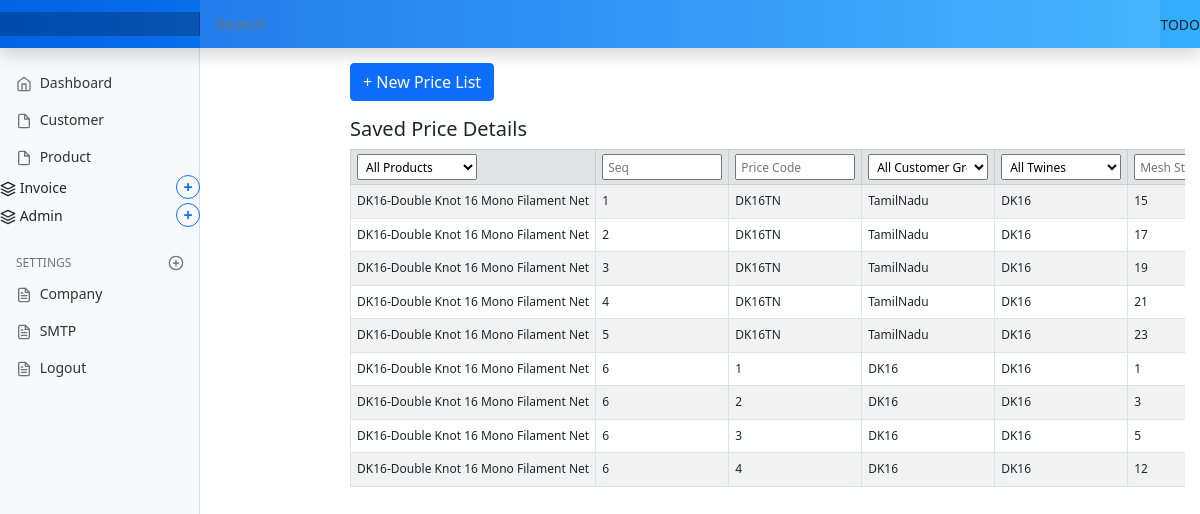
The page /invoice/price-list/add/ on the database as committed earlier.
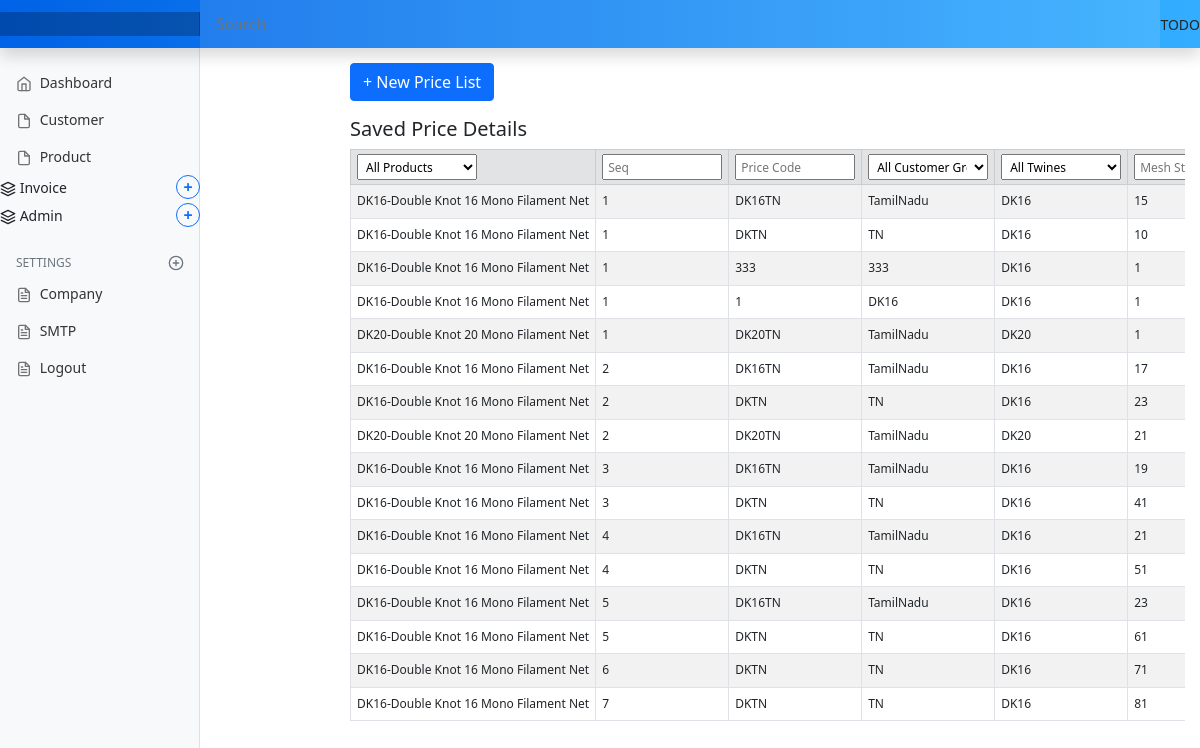
The same page on the database as committed later.
### marania_invoice_app/models.py (models this page shows, shortened)
class PriceList(models.Model):
    product = models.ForeignKey(
        Product,
        related_name='items',      # allows product.items.all()
        on_delete=models.CASCADE,  # deletes items if product is deleted
        to_field='code'  # optional: link by product_code instead of id
        )
    code = models.CharField(max_length=50)
    customer_group = models.CharField(max_length=100)
    sequence_id = models.PositiveIntegerField()
    twine_code = models.CharField(max_length=50)
    mesh_size_start = models.CharField(max_length=5) # models.DecimalField(max_digits=10, decimal_places=2)
    mesh_size_end =   models.CharField(max_length=5) # models.DecimalField(max_digits=10, decimal_places=2)
    price = models.DecimalField(max_digits=10, decimal_places=2)
    is_active = models.BooleanField(default=True)
    note = models.TextField(blank=True, null=True)
    class Meta:
        verbose_name = "Price List"
        verbose_name_plural = "Price Lists"
        ordering = ["sequence_id"]
    created_at = models.DateTimeField(auto_now_add=True)
    updated_at = models.DateTimeField(auto_now=True)

class Product(models.Model):
    code = models.CharField(max_length=50, unique=True)
    name = models.CharField(max_length=200)
    display_name = models.CharField(max_length=200, blank=True, null=True)
    hsn = models.CharField(max_length=20, blank=True, null=True)
    cgst = models.DecimalField(max_digits=5, decimal_places=2, default=0)
    sgst = models.DecimalField(max_digits=5, decimal_places=2, default=0)
    igst = models.DecimalField(max_digits=5, decimal_places=2, default=0)
    description = models.TextField(blank=True, null=True)
    created_at = models.DateTimeField(auto_now_add=True)
    updated_at = models.DateTimeField(auto_now=True)
    def __str__(self):
        return f"{self.code}-{self.name}"

### marania_invoice_app/views.py (the view)
# urls.py: path("price-list/add/", views.add_price_list, name="add_price_list"),
def add_price_list(request):
    if request.method == "POST":
        formset = PriceListFormSet(request.POST)
        if formset.is_valid():
            formset.save()
            messages.success(request, "Price list records saved successfully!")
            return redirect("add_price_list")
        else:
            messages.error(request, "Please correct the errors and try again.")
    else:
        formset = PriceListFormSet(queryset=PriceList.objects.none())
    saved_prices = PriceList.objects.all()
    products = Product.objects.all()
    unique_product_names = {f"{p.code}-{p.name}" for p in products}
    unique_twine_codes = {f"{p.code}" for p in products}
    unique_customer_group = {f"{p.customer_group}" for p in saved_prices}
    filter_header = {'product_names':unique_product_names,
                     'customer_groups':unique_customer_group,
                     'twine_codes':unique_twine_codes}
    unique_customer_group = PriceList
    return render(request, "marania_invoice_app/add_price_list.html", {"formset": formset,
                                                                        'saved_prices': saved_prices,
                                                                        'filter_header':filter_header,})

### templates/marania_invoice_app/add_price_list.html (shortened to what this page needs)
{% extends "partials/base.html" %}
{% load crispy_forms_tags %}
{% block main %}
<div class="main-content">
    <button id="btn-new-price" type="button" class="btn btn-primary mb-3">
        + New Price List
    </button>
    <h5>Saved Price Details</h5>
    <div class="table-wrap">
        <table class="table table-striped table-bordered price-table">
            <thead class="table-secondary">
                <tr>
                    <th>
                        <select class="filter-select" data-col="0">
                            <option value="">All Products</option>
                        </select>
                    </th>
                    <th><input type="text" class="filter-input" placeholder="Seq"></th>
                    <th><input type="text" class="filter-input" placeholder="Price Code"></th>
                    <th>
                        <select class="filter-select" data-col="3">
                            <option value="">All Customer Groups</option>
                        </select>
                    </th>
                    <th>
                        <select class="filter-select" data-col="4">
                            <option value="">All Twines</option>
                        </select>
                    </th>
                    <th><input type="text" class="filter-input" placeholder="Mesh Start"></th>
                </tr>
            </thead>
            <tbody>
                {% for p in saved_prices %}
                <tr>
                    <td>{{ p.product }}</td>
                    <td>{{ p.sequence_id }}</td>
                    <td>{{ p.code }}</td>
                    <td>{{ p.customer_group }}</td>
                    <td>{{ p.twine_code }}</td>
                    <td>{{ p.mesh_size_start }}</td>
                </tr>
                {% empty %}
                <tr>
                    <td colspan="9" class="text-center text-muted small">No saved records</td>
                </tr>
                {% endfor %}
            </tbody>
        </table>
    </div>
</div>
{% endblock %}

Rows that differ between the two databases and show on the page:
removed PriceList: product "DK16-Double Knot 16 Mono Filament Net", sequence_id "6", code "1", customer_group "DK16", twine_code "DK16", mesh_size_start "1"
removed PriceList: product "DK16-Double Knot 16 Mono Filament Net", sequence_id "6", code "2", customer_group "DK16", twine_code "DK16", mesh_size_start "3"
removed PriceList: product "DK16-Double Knot 16 Mono Filament Net", sequence_id "6", code "3", customer_group "DK16", twine_code "DK16", mesh_size_start "5"
removed PriceList: product "DK16-Double Knot 16 Mono Filament Net", sequence_id "6", code "4", customer_group "DK16", twine_code "DK16", mesh_size_start "12"
added PriceList: product "DK16-Double Knot 16 Mono Filament Net", sequence_id "1", code "DKTN", customer_group "TN", twine_code "DK16", mesh_size_start "10"
added PriceList: product "DK16-Double Knot 16 Mono Filament Net", sequence_id "1", code "333", customer_group "333", twine_code "DK16", mesh_size_start "1"
added PriceList: product "DK16-Double Knot 16 Mono Filament Net", sequence_id "1", code "1", customer_group "DK16", twine_code "DK16", mesh_size_start "1"
added PriceList: product "DK20-Double Knot 20 Mono Filament Net", sequence_id "1", code "DK20TN", customer_group "TamilNadu", twine_code "DK20", mesh_size_start "1"
added PriceList: product "DK16-Double Knot 16 Mono Filament Net", sequence_id "2", code "DKTN", customer_group "TN", twine_code "DK16", mesh_size_start "23"
added PriceList: product "DK20-Double Knot 20 Mono Filament Net", sequence_id "2", code "DK20TN", customer_group "TamilNadu", twine_code "DK20", mesh_size_start "21"
added PriceList: product "DK16-Double Knot 16 Mono Filament Net", sequence_id "3", code "DKTN", customer_group "TN", twine_code "DK16", mesh_size_start "41"
added PriceList: product "DK16-Double Knot 16 Mono Filament Net", sequence_id "4", code "DKTN", customer_group "TN", twine_code "DK16", mesh_size_start "51"
added PriceList: product "DK16-Double Knot 16 Mono Filament Net", sequence_id "5", code "DKTN", customer_group "TN", twine_code "DK16", mesh_size_start "61"
added PriceList: product "DK16-Double Knot 16 Mono Filament Net", sequence_id "6", code "DKTN", customer_group "TN", twine_code "DK16", mesh_size_start "71"
added PriceList: product "DK16-Double Knot 16 Mono Filament Net", sequence_id "7", code "DKTN", customer_group "TN", twine_code "DK16", mesh_size_start "81"
